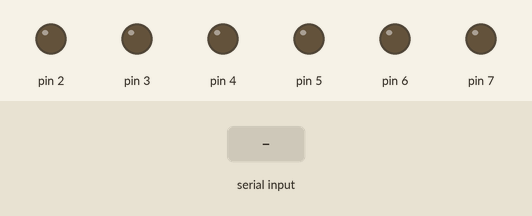
Recording of a sketch running on a simulated Arduino Uno, built with avr-gcc and run on an emulated ATmega328P. On the bench: output pins drawn as LEDs (lit = HIGH). The test bench sets the inputs (shaded band).

Above: at 1.2 s.
1.3 s: "90,45\n" received over Serial
At 2.6 s:
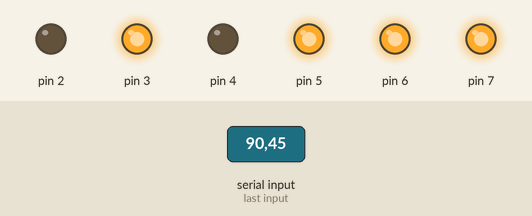
2.9 s: "30,150\n" received over Serial
At 3.4 s:
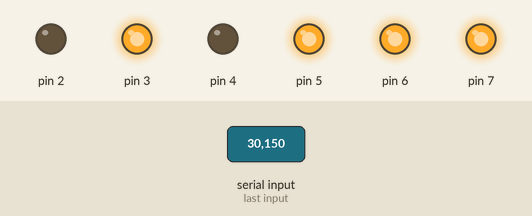
Timing chart, 0 to 5.9 s (numbered marks = the images above; inputs shaded):
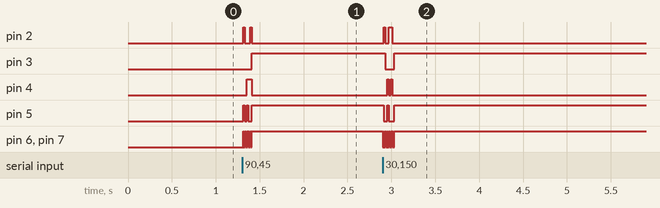

The sketch:

LED7.ino
```cpp
void setup()
  {
    pinMode(2, OUTPUT); // 1
    pinMode(3, OUTPUT); // 2
    pinMode(4, OUTPUT); // 3
    pinMode(5, OUTPUT); // 4
    pinMode(6, OUTPUT); // 消隐控制端
    pinMode(7, OUTPUT); // 锁定控制端
    Serial.begin(9600);
    digitalWrite(6, LOW);
   }

byte income = 0;

void loop()
{
  if(Serial.available()>0){
    digitalWrite(6, LOW);
    digitalWrite(7, LOW);
    delay(10);

    income = Serial.read();
    income  = income - '0';

    if(income & 0x1){
      digitalWrite(2, HIGH);
    }
    else {
      digitalWrite(2, LOW);
    }
    if((income>>1) & 0x1){
      digitalWrite(3, HIGH);
    }
    else{
      digitalWrite(3, LOW);
    }
    if((income>>2) & 0x1){
      digitalWrite(4, HIGH);
    }
    else {
      digitalWrite(4, LOW);
    }
    if((income>>3) & 0x1){
      digitalWrite(5, HIGH);
    }
    else {
      digitalWrite(5, LOW);
    }
    digitalWrite(7, HIGH);
    digitalWrite(6, HIGH);
    delay(10);
  }

}
```

Measured:
- after the input at 1.3 s, pin 2: alternates HIGH for 0.02 s and LOW for 0.06 s, 4 changes in all, then stays LOW, starting at once; pin 3: LOW → HIGH after 0.11 s
- after the input at 2.9 s, pin 2: alternates HIGH for 0.03 s and LOW for 0.04 s, 4 changes in all, then stays LOW, starting at once; pin 3: HIGH → LOW at once, → HIGH 0.10 s later
